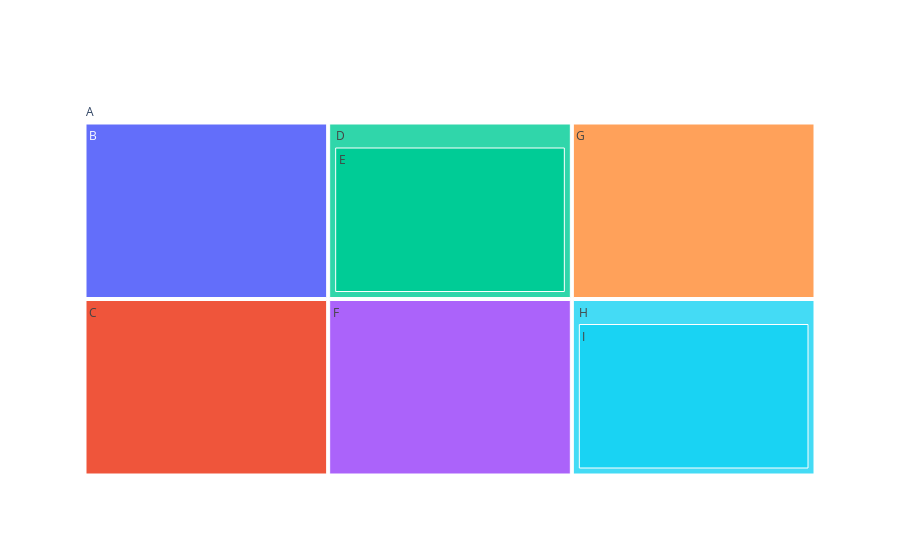

Notebook code cell kept with this figure:
### Code cell
figure.show()

### Figure 1 — Plotly figure (JSON) as saved in the notebook; plotly's stock layout.template omitted (floating-point values rounded to 4 significant figures)
{"data": [{"labels": ["A", "B", "C", "D", "E", "F", "G", "H", "I"], "parents": ["", "A", "A", "A", "D", "A", "A", "A", "H"], "type": "treemap"}], "layout": {}}
